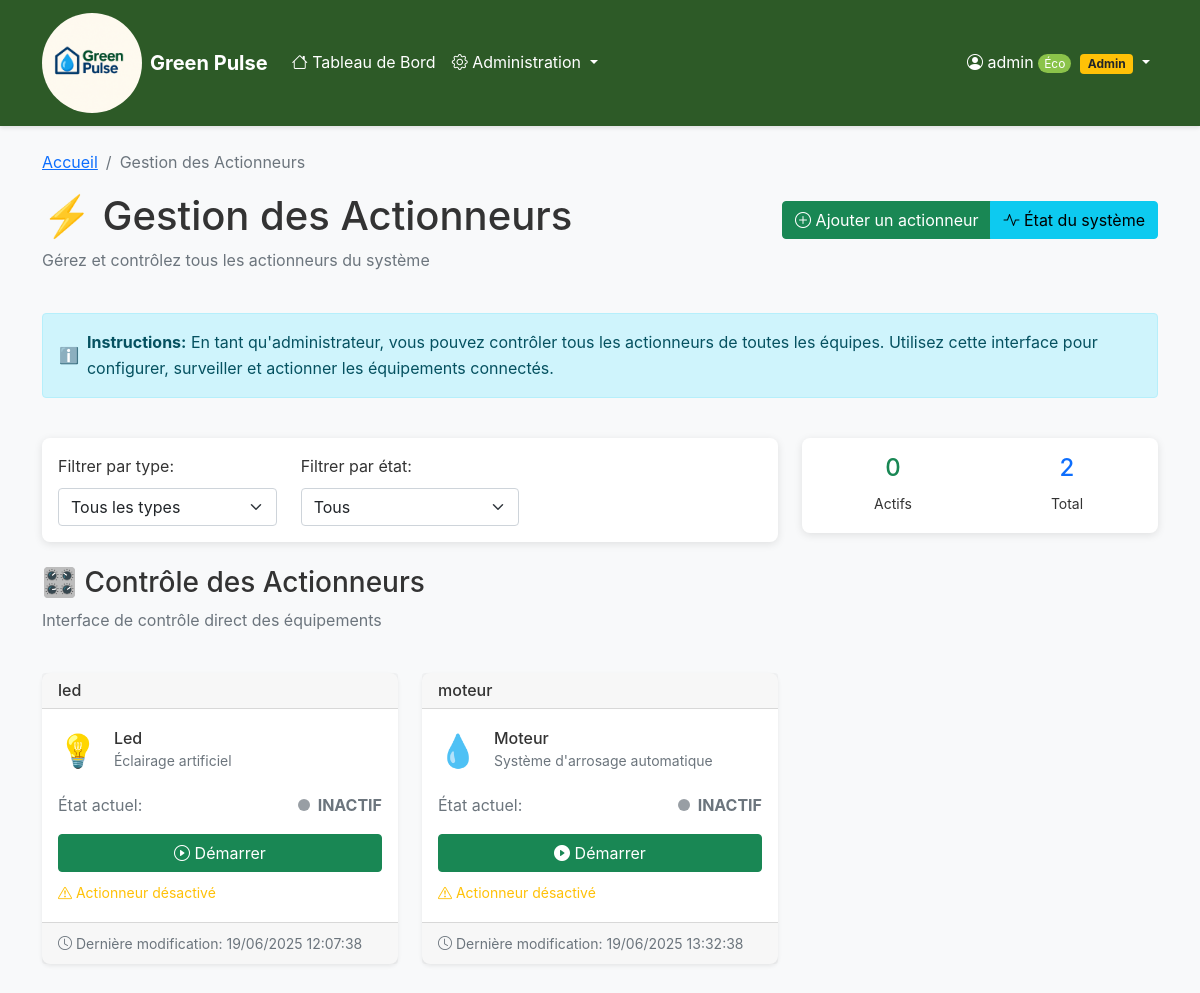
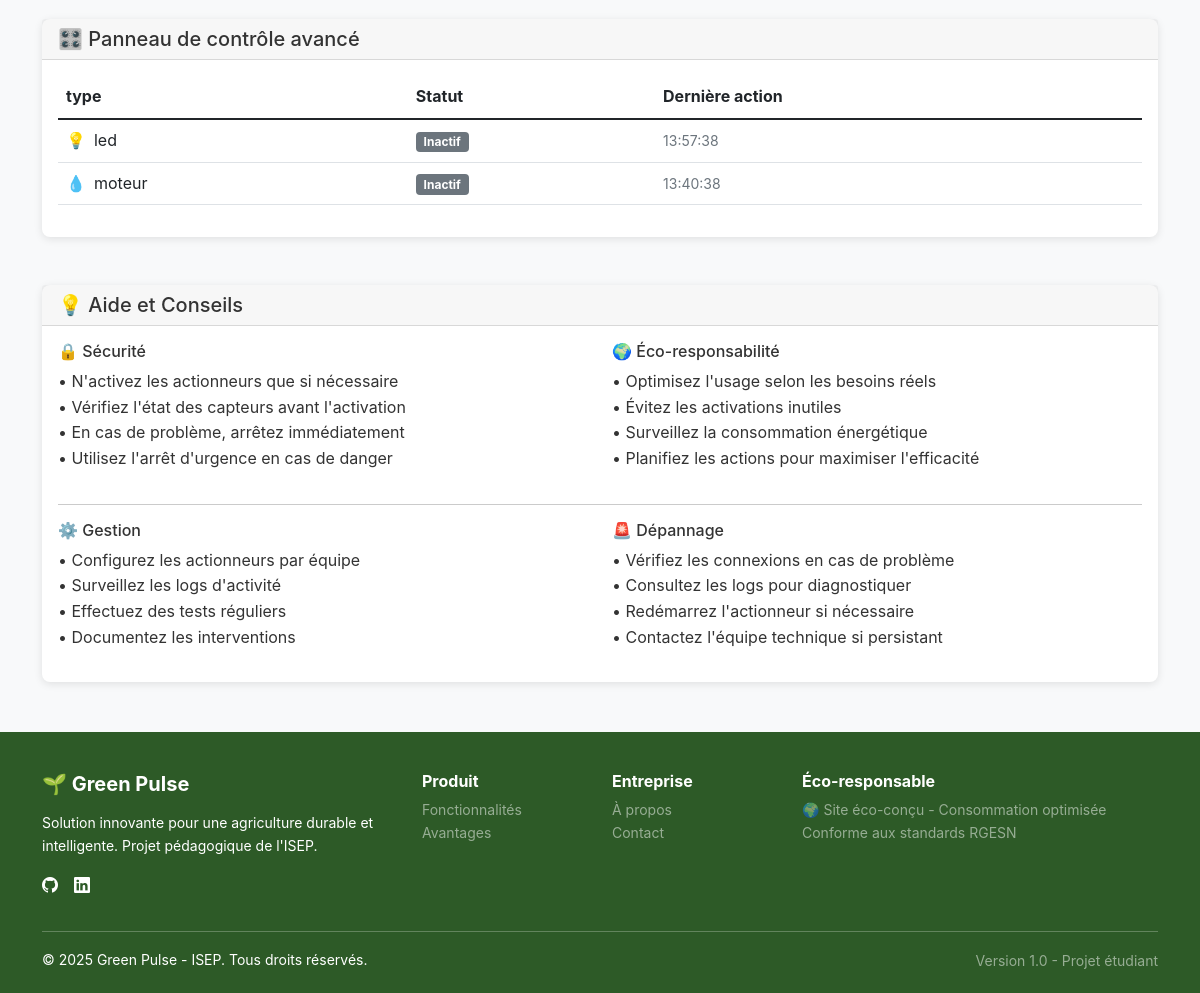
/?controller=actuator&action=manage (signed in), run on the app's committed database (2 pictures, top to bottom).
### tables this page shows
CREATE TABLE `actionneurs` (
  `id` int(11) NOT NULL,
  `nom` varchar(100) NOT NULL
);

### views/actuators/manage.php (the view, shortened to what the rows shown need)
<div class="row mb-4">
    <div class="col-12">
        <div class="d-flex justify-content-between align-items-center">
            <h1>⚡ Gestion des Actionneurs</h1>
        </div>
    </div>
</div>
<div class="row">
    <?php if (empty($actuators)): ?>
        <div class="col-12">
            <div class="alert alert-warning">
                <h5>Aucun actionneur disponible</h5>
                <p>
                    Aucun actionneur n'a été configuré.
                    <button class="btn btn-primary" data-bs-toggle="modal" data-bs-target="#addActuatorModal">
                        Ajoutez-en un maintenant
                    </button>.
                </p>
            </div>
        </div>
    <?php else: ?>
        <?php foreach ($actuators as $actuator): ?>
            <div class="col-lg-4 col-md-6 mb-4 actuator-card"
                data-type="<?= $actuator['name'] ?>"
                data-state="<?= $actuator['etat'] ?>">
                <div class="card h-100 shadow-sm">
                    <div class="card-header d-flex justify-content-between align-items-center">
                        <h6 class="mb-0"><?= htmlspecialchars($actuator['name']) ?></h6>
                    </div>
                    <div class="card-body">
                        <div class="d-flex align-items-center mb-3">
                            <?php
                            $icon = '';
                            $description = '';
                            switch ($actuator['name']) {
                                case 'moteur':
                                    $icon = '💧';
                                    $description = 'Système d\'arrosage automatique';
                                    break;
                                case 'led':
                                    $icon = '💡';
                                    $description = 'Éclairage artificiel';
                                    break;
                            }
                            ?>
                            <span class="me-3" style="font-size: 2rem;"><?= $icon ?></span>
                            <div>
                                <h6 class="mb-0"><?= ucfirst($actuator['name']) ?></h6>
                                <small class="text-muted"><?= $description ?></small>
                            </div>
                        </div>
                        <div class="mb-3">
                            <div class="d-flex align-items-center justify-content-between">
                                <span class="text-muted">État actuel:</span>
                                <div class="d-flex align-items-center">
                                    <span class="status-indicator <?= $actuator['etat'] ? 'status-on' : 'status-off' ?> me-2" id="status-<?= $actuator['id'] ?>"></span>
                                    <strong class="<?= $actuator['etat'] ? 'text-success' : 'text-secondary' ?>" id="state-text-<?= $actuator['id'] ?>">
                                        <?= $actuator['etat'] ? 'ACTIF' : 'INACTIF' ?>
                                    </strong>
                                </div>
                            </div>
                        </div>
                        <div class="d-grid gap-2">
                            <?php
                            $controllable_type = 'moteur';
                            if (isset($actuator['name']) && $actuator['name'] === $controllable_type):
                            ?>
                                <button
                                    class="btn <?= $actuator['etat'] ? 'btn-danger' : 'btn-success' ?>"
                                    onclick="commandHardware(<?= $actuator['id'] ?>, '<?= $actuator['etat'] ? 'OFF' : 'ON' ?>')">
                                    <i class="bi bi-<?= $actuator['etat'] ? 'stop-circle-fill' : 'play-circle-fill' ?>"></i>
                                    <?= $actuator['etat'] ? 'Arrêter' : 'Démarrer' ?>
                                </button>
                            <?php else: ?>
                                <?php if ($actuator['etat']): ?>
                                <button
                                    class="btn btn-danger"
                                    onclick="toggleActuator(<?= $actuator['id'] ?>, 'OFF')">
                                    <i class="bi bi-stop-circle"></i> Arrêter
                                </button>
                            <?php else: ?>
                                <button
                                    class="btn btn-success"
                                    onclick="toggleActuator(<?= $actuator['id'] ?>, 'ON')">
                                    <i class="bi bi-play-circle"></i> Démarrer
                                </button>
                            <?php endif; ?>
                            <?php endif; ?>
                        </div>
                        <?php if (!$actuator['etat']): ?>
                            <div class="mt-2">
                                <small class="text-warning">
                                    <i class="bi bi-exclamation-triangle"></i> Actionneur désactivé
                                </small>
                            </div>
                        <?php endif; ?>
                    </div>
                    <div class="card-footer text-muted">
                        <small>
                            <i class="bi bi-clock"></i>
                            Dernière modification: <span id="last-update-<?= $actuator['id'] ?>">Inconnue</span>
                        </small>
                    </div>
                </div>
            </div>
        <?php endforeach; ?>
    <?php endif; ?>
</div>
<div class="row mt-4">
    <div class="col-12">
        <div class="card">
            <div class="card-body">
                <div class="table-responsive">
                    <table class="table table-hover" id="actuatorsTable">
                        <thead>
                            <tr>
                                <th>type</th>
                                <th>Statut</th>
                                <th>Dernière action</th>
                            </tr>
                        </thead>
                        <tbody>
                            <?php foreach ($actuators as $actuator): ?>
                                <tr class="actuator-row" id="actuator-row-<?= $actuator['id'] ?>">
                                    <td>
                                        <div class="d-flex align-items-center">
                                            <?php
                                            $icon = '';
                                            switch ($actuator['name']) {
                                                case 'moteur':
                                                    $icon = '💧';
                                                    break;
                                                case 'led':
                                                    $icon = '💡';
                                                    break;
                                            }
                                            ?>
                                            <span class="me-2"><?= $icon ?></span>
                                            <?= htmlspecialchars($actuator['name']) ?>
                                        </div>
                                    </td>
                                    <td>
                                        <span class="badge bg-<?= $actuator['etat'] ? 'success' : 'secondary' ?>">
                                            <?= $actuator['etat'] ? 'Actif' : 'Inactif' ?>
                                        </span>
                                    </td>
                                    <td>
                                        <small class="text-muted" id="last-action-<?= $actuator['id'] ?>">
                                        </small>
                                    </td>
                                </tr>
                            <?php endforeach; ?>
                        </tbody>
                    </table>
                </div>
            </div>
        </div>
    </div>
</div>

### data on the page
actionneurs: nom "led", nom "💡", nom "Led", nom "Éclairage artificiel"
actionneurs: nom "moteur", nom "💧", nom "Moteur", nom "Système d'arrosage automatique", shows "Démarrer"

### other printed values
$_SESSION['username'] "admin"
count($actuators) "2"
